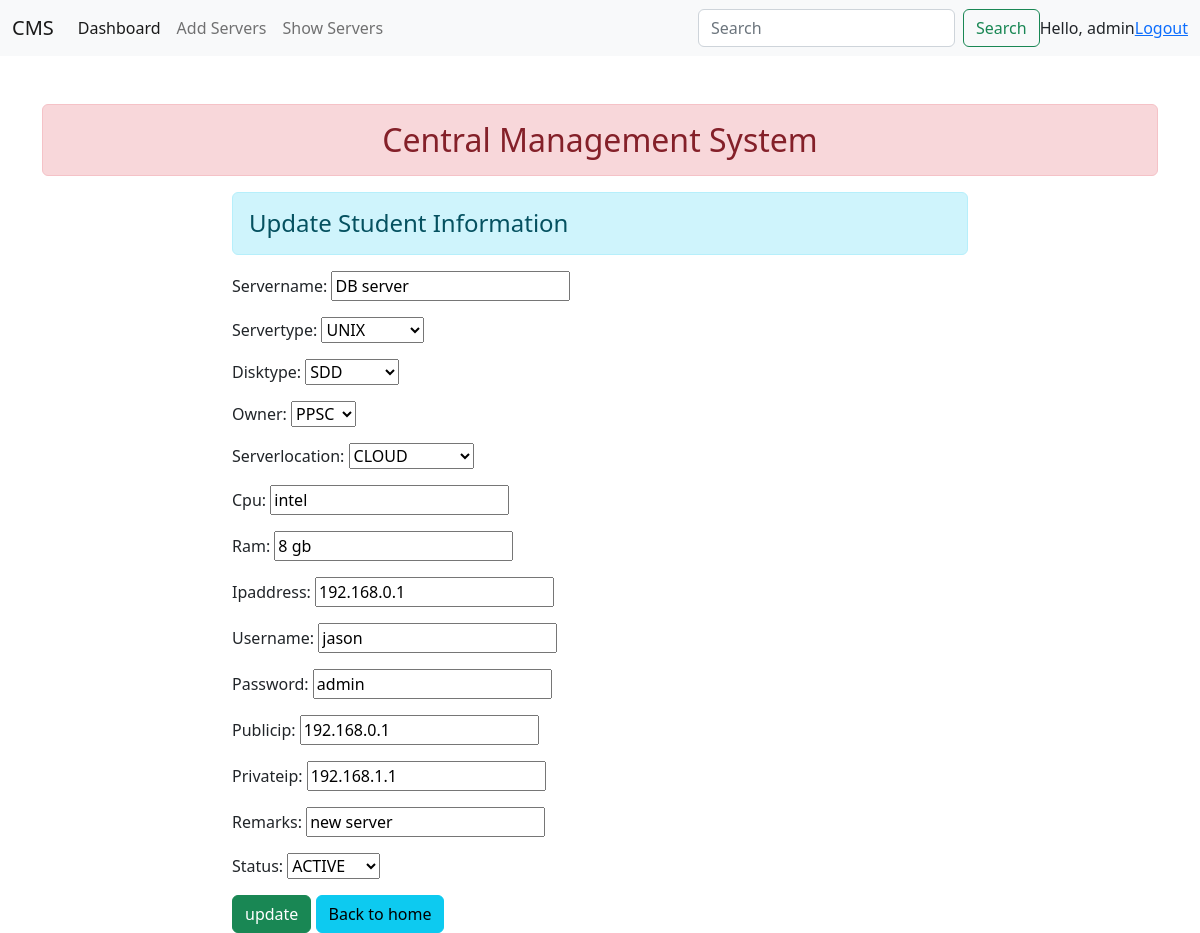
/1/ (signed in), run on the app's committed database.
### servers/models.py (models this page shows)
class ServerDetails(models.Model):
    servername = models.CharField(max_length=250, unique=True)
    servertype_choices = (
        ('windows','WINDOWS'),
        ('linux', 'LINUX'),
        ('mac','MAC'),
        ('unix','UNIX'),
    )
    servertype = models.CharField(max_length=250, choices = servertype_choices, default= 'windows')
    disktype_choices = (
        ('hdd','HDD'),
        ('sdd','SDD'),
        ('san disk','SAN DISK'),
    )
    disktype = models.CharField(max_length=250, choices= disktype_choices, default='hdd')
    owner_choice = (
        ('ppsc','PPSC'),
        ('fcgo','FCGO'),
    )
    owner = models.CharField(max_length=250, choices= owner_choice, default='ppsc')
    location_choices = (
        ('cloud','CLOUD'),
        ('standalone','STANDALONE'),
        ('aws','AWS'),
        ('azure','AZURE'),
    )
    serverlocation = models.CharField(max_length=250, choices = location_choices, default='cloud')
    cpu = models.CharField(max_length=250)
    ram = models.CharField(max_length=250)
    ipaddress = models.CharField(max_length=250,unique = True)
    username = models.CharField(max_length=250, unique = True)
    password = models.CharField(max_length=250)
    publicip = models.CharField(max_length=250,unique= True)
    privateip = models.CharField(max_length=250,unique= True)
    remarks = models.CharField(max_length=250, null=True , blank= True)
    status_choices = (
        ('active','ACTIVE'),
        ('inactive','INACTIVE'),
    )
    status = models.CharField(max_length=250, choices= status_choices, default='active' )

### servers/views.py (the view)
# urls.py: path('<int:id>/', views.update_data, name="updatedata"),
@login_required(login_url='login')
def update_data(request, id):
    if request.method == 'POST':
        serverdetail = ServerDetails.objects.get(pk=id)
        form=ServerDetailsForm(request.POST, instance=serverdetail)
        if form.is_valid():
            form.save()
    else:
        serverdetail = ServerDetails.objects.get(pk=id)
        form=ServerDetailsForm(instance=serverdetail)
    return render(request, 'updateserver.html', {'form':form} )

### servers/forms.py
class ServerDetailsForm(forms.ModelForm):
    class Meta:
        model = ServerDetails
        fields = "__all__"

### templates/updateserver.html (shortened to what this page needs)
{% extends 'base.html' %}
{% block content %}
    <div class="row">
        <div class="col-sm-8 offset-2">
            <h4 class="alert alert-info"> Update Student Information</h4>
            <form action="" method="post">
                {{form.as_p}}
                <input type="submit" class="btn btn-success" value="update">
                <a href="{% url 'addandshow' %}" class="btn btn-info">Back to home</a>
            </form>
        </div>
    </div>
{% endblock %}

### templates/base.html (shortened to what this page needs)
<!DOCTYPE html>
<html lang="en">
<head>
    <link href="https://cdn.jsdelivr.net/npm/bootstrap@5.2.0-beta1/dist/css/bootstrap.min.css" rel="stylesheet">
</head>
<body>
    <nav class="navbar navbar-expand-lg bg-light">
        <div class="container-fluid">
          <a class="navbar-brand" href="#">CMS</a>
          <div class="collapse navbar-collapse" id="navbarSupportedContent">
            <ul class="navbar-nav me-auto mb-2 mb-lg-0">
              <li class="nav-item">
                <a class="nav-link active" aria-current="page" href="{% url 'addandshow' %}">Dashboard</a>
              </li>
              <li class="nav-item">
                <a class="nav-link" href="{% url 'addserver' %}">Add Servers</a>
              </li>
              <li class="nav-item">
                <a class="nav-link" href="{% url 'showserver' %}">Show Servers</a>
              </li>
            </ul>
            <form class="d-flex" role="search">
              <input class="form-control me-2" type="search" placeholder="Search" aria-label="Search">
              <button class="btn btn-outline-success" type="submit">Search</button>
            </form>
            <span>Hello, {{request.user}}</span>
            <span><a href="{% url 'logout' %}">Logout</a></span>
          </div>
        </div>
    </nav>
    <div class="container mt-5">
        <h2 class="text-center alert alert-danger"> Central Management System</h2>
        {% block content %}
        {% endblock %}
    </div>
</body>
</html>

### data on the page
ServerDetails: servername "DB server", servertype "UNIX", disktype "SDD", owner "PPSC", serverlocation "CLOUD", cpu "intel", ram "8 gb", ipaddress "192.168.0.1", username "jason", password "admin", publicip "192.168.0.1", privateip "192.168.1.1", remarks "new server", status "ACTIVE"

### other printed values
{{ request.user }} "admin"
